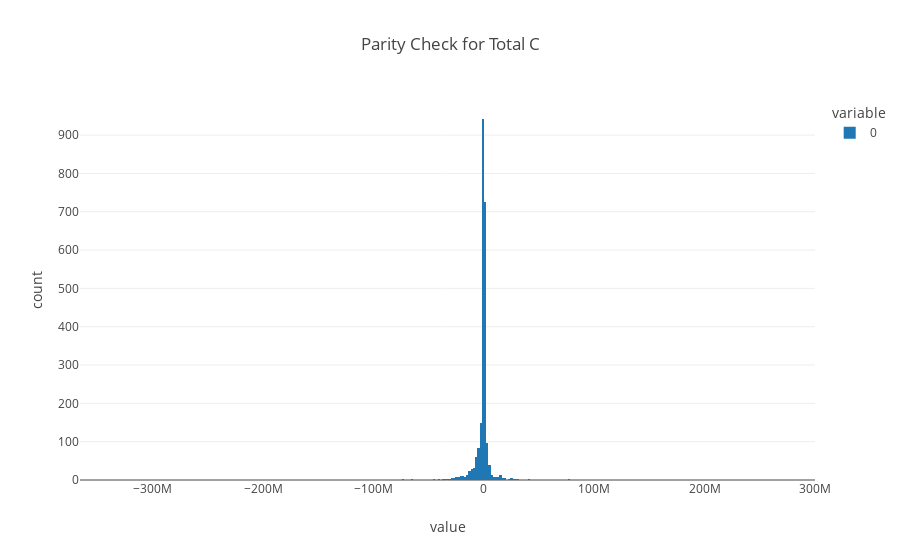

Here is the notebook cell this chart was saved with:
### Code cell
#Triple check: let's make sure carbon removal isn't in the total column?
df['Test Sum'] = df['Forest C Yr-2019 (GgC)'] + df['Nonforest C Yr-2019 (GgC)'] + df['Removal Yr-2019 (tons C)']
df[['Test Sum','Total C Yr-2019 (GgC)']]
(df['Test Sum'] - df['Total C Yr-2019 (GgC)']).sum() # Check for parity everywhere
px.histogram((df['Test Sum'] - df['Total C Yr-2019 (GgC)']),title = 'Parity Check for Total C')
printmd('**--> Definitely not, the carbon removal column adds a lot of noise/error**')

### Figure 1 — Plotly figure (JSON) as saved in the notebook; plotly's stock layout.template omitted (floating-point values rounded to 4 significant figures; data arrays with more than 128 entries replaced by an {"elided": "..."} marker saying what was removed)
{"data": [{"alignmentgroup": "True", "bingroup": "x", "hovertemplate": "variable=0<br>value=%{x}<br>count=%{y}<extra></extra>", "legendgroup": "0", "marker": {"color": "#1F77B4"}, "name": "0", "offsetgroup": "0", "orientation": "v", "showlegend": true, "type": "histogram", "x": {"elided": "2377 float values"}, "xaxis": "x", "yaxis": "y"}], "layout": {"barmode": "relative", "legend": {"title": {"text": "variable"}, "tracegroupgap": 0}, "title": {"text": "Parity Check for Total C"}, "xaxis": {"anchor": "y", "domain": [0, 1], "title": {"text": "value"}}, "yaxis": {"anchor": "x", "domain": [0, 1], "title": {"text": "count"}}}}
